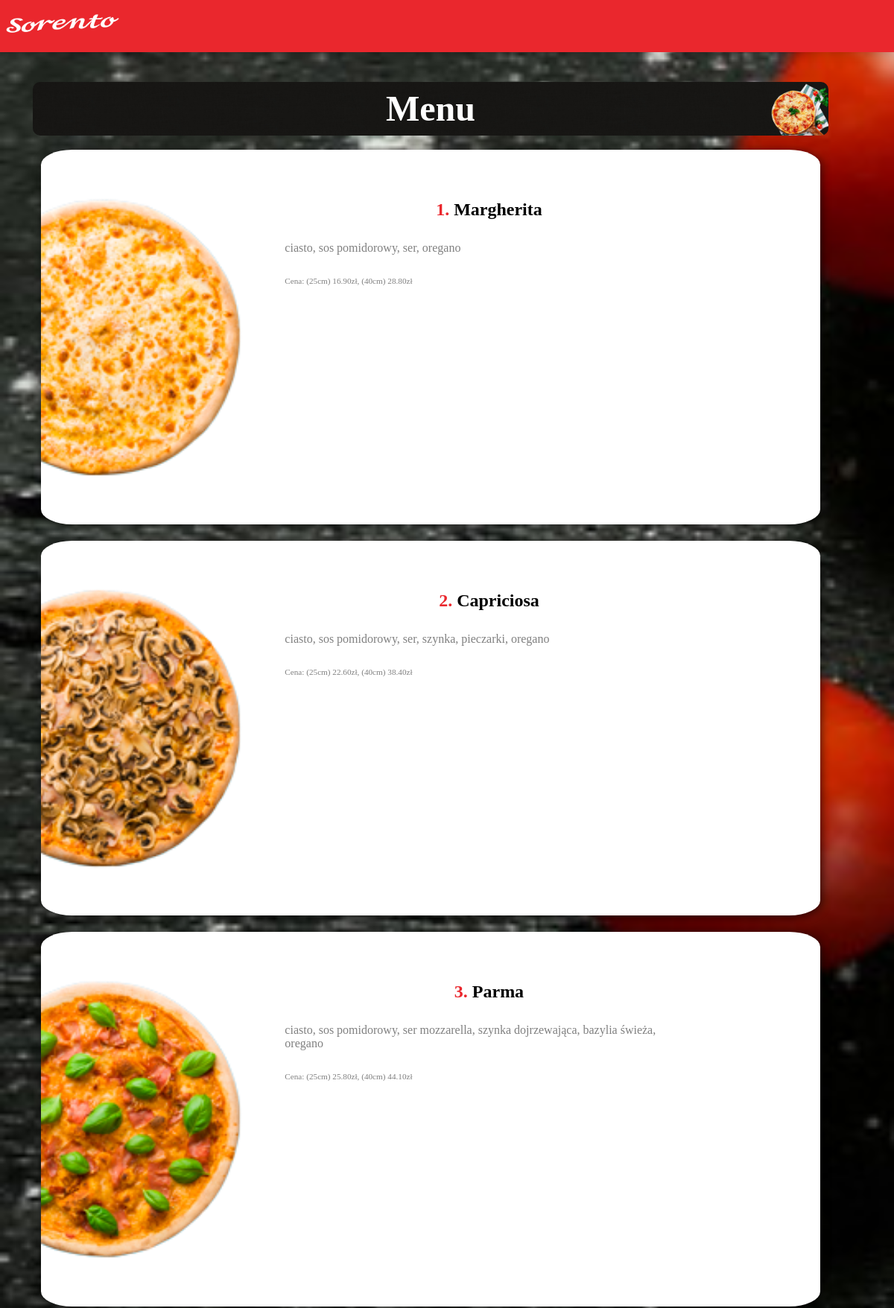
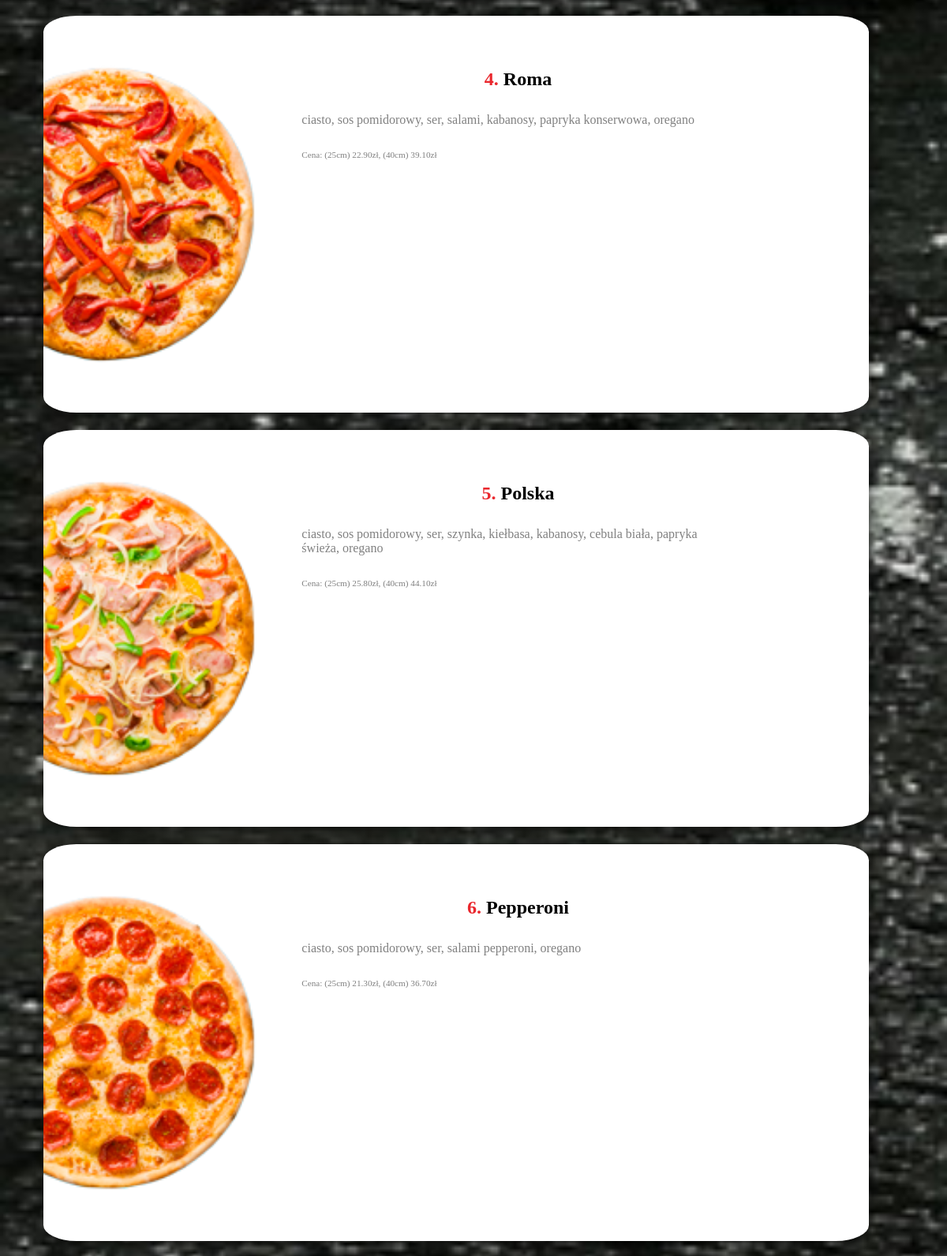
/pizza/menu (upper part), run on the app's committed database (2 pictures, top to bottom).
### tables this page shows
CREATE TABLE `produkty` (
  `id` int(11) NOT NULL,
  `nazwa` varchar(60) NOT NULL,
  `opis` text NOT NULL,
  `typ` int(11) NOT NULL,
  `cenam` float(5,2) NOT NULL,
  `cenad` float(5,2) NOT NULL,
  `zdjecie` varchar(40) NOT NULL
);

### pizza/menu.php (the view, shortened to what this page needs)
<!DOCTYPE html>
<html lang="pl" dir="ltr">
  <head>
    <link rel="stylesheet" href="./css/style.css">
    <link rel="stylesheet" href="./css/fontello.css">
  </head>
  <body>
    <header>
      <nav>
        <div class="logo">
          <img src="./img/logo.png" alt="logo sorento"/>
        </div>
      </nav>
    </header>
    <main>
      <section class="menu-sec">
        <div class="naglowek"> <p>Menu</p> </div>
        <div class="menu-bar">
          <?php
            require("connect.php");
            $que = $db->query("SELECT `id`, `nazwa`, `cenam`, `cenad`, `typ`, `opis`, `zdjecie` FROM `produkty`");
            while ($row = $que->fetch_assoc()) {
              echo <<< Elempiz
              <div class="menu-elem">
                <img src="./img/pizza/$row[zdjecie]" alt="$row[nazwa]" style="width: 40%;">
                <div class="opis">
                  <p><span>$row[id].</span>&nbsp;$row[nazwa]</p>
                  <p>$row[opis]</p>
Elempiz;
                if($row["typ"]==1){echo "<p>Cena: (25cm)&nbsp;$row[cenam]zł, (40cm)&nbsp;$row[cenad]zł</p>";}
                else{echo "<p>Cena: $row[cenam]zł</p>";}
                echo "</div>";
              echo "</div>";
            }
           ?>
        </div>
      </section>
    </main>
  </body>
</html>

### pizza/css/style.css (style rules this page uses)
body { margin: 0px; width: 100%; background-image:url(../img/bg4.jpg); background-attachment: fixed; background-size: cover; min-height: 100vh; overflow-x: hidden; }
* { box-sizing: border-box; }
header { width: 100%; height: 60px; background-color: #ea272d; box-shadow: 2px 2px 12px rgba(0,0,0,0.20); }
nav { height: 60px; display: flex; justify-content: space-between; align-items: center; }
@media (max-width: 1200px) { header { width: 100%; height: 8vh; min-height: 70px; background-color: #ea272d; box-shadow: 2px 2px 12px rgba(0,0,0,0.20); } }
@media (max-width: 1200px) { nav { height: 8vh; display: flex; justify-content: space-between; flex-direction: column; align-items: center; } }
@media (max-width: 1200px) { .logo { padding: 2vh 0px; display: flex; justify-content: space-between; width: 100%; height: 8vh; } }
main { width: 80%; margin: 0px 10%; display: flex; justify-content: space-around; }
.menu-sec { width: 95%; margin: 1vh; margin-top: 5vh; }
@media (max-width: 1200px) { main { width: 100%; display: block; margin: 0px; justify-content: space-around; } }
@media (max-width: 1200px) { .menu-sec { width: 95%; margin: 1vh; margin-top: 5vh; } }
.naglowek { width: 100%-3vw; min-height: 9vh; margin: 1vh 3vw; background-image: url(../img/bg5-2.jpg); background-repeat: no-repeat; background-size:cover; border-radius: 10px; text-align: center; display: flex; align-items: center; justify-content: center; }
.naglowek p { color: #FFF; line-height: 50px; padding: 0px; margin: 0px; font-size: 6vh; font-family: calibri; font-weight: bold; justify-content: center; align-items: center; flex-wrap: wrap; }
.menu-bar { width: 100%-3vw; margin: 0.5vh 3vw; display: flex; flex-wrap: wrap; }
.menu-elem { width: 48%; margin: 1%; padding: 2%; padding-left: 0%; min-height: 32vh; display: flex; background-color: white; border-radius: 4%; animation: wejscie 1s; }
.menu-elem img { max-width: 280px; }
.opis { width: 60%; display: flex; flex-direction: column; }
.opis p:first-child { font-size: 1.8vw; font-family: calibri; font-weight: bold; text-align: center; color: black; }
.opis p:first-child span { color: #ea272d; }
.opis p { font-size: 1.2vw; font-family: calibri; width: 100%; padding-left: 8%; color: gray; margin-top: 1.8vh; margin-bottom: 1.8vh; }
.opis p:nth-of-type(3) { font-size: 1vw; font-family: calibri; width: 100%; padding-left: 8%; color: gray; }
@media (max-width: 1200px) { .menu-elem { width: 98%; margin: 1%; padding: 5%; padding-left: 0%; min-height: 30vh; display: flex; background-color: white; border-radius: 4%; box-shadow: 2px 2px 12px rgba(0,0,0,0.60); } }
@media (max-width: 1200px) { .opis p:first-child { font-size: 3vh; font-family: calibri; font-weight: bold; text-align: center; color: black; } }
@media (max-width: 1200px) { .opis p { font-size: 2vh; font-family: calibri; width: 100%; padding-left: 8%; color: gray; } }
@media (max-width: 1200px) { .opis p:nth-of-type(3) { font-size: 1.4vh; font-family: calibri; width: 100%; padding-left: 8%; color: gray; } }

### data on the page
produkty: zdjecie (picture), id "1", nazwa "Margherita", opis "ciasto, sos pomidorowy, ser, oregano", cenam "16.90", cenad "28.80"
produkty: zdjecie (picture), id "2", nazwa "Capriciosa", opis "ciasto, sos pomidorowy, ser, szynka, pieczarki, oregano", cenam "22.60", cenad "38.40"
produkty: zdjecie (picture), id "3", nazwa "Parma", opis "ciasto, sos pomidorowy, ser mozzarella, szynka dojrzewająca, bazylia świeża, oregano", cenam "25.80", cenad "44.10"
produkty: zdjecie (picture), id "4", nazwa "Roma", opis "ciasto, sos pomidorowy, ser, salami, kabanosy, papryka konserwowa, oregano", cenam "22.90", cenad "39.10"
produkty: zdjecie (picture), id "5", nazwa "Polska", opis "ciasto, sos pomidorowy, ser, szynka, kiełbasa, kabanosy, cebula biała, papryka świeża, oregano", cenam "25.80", cenad "44.10"
produkty: zdjecie (picture), id "6", nazwa "Pepperoni", opis "ciasto, sos pomidorowy, ser, salami pepperoni, oregano", cenam "21.30", cenad "36.70"
